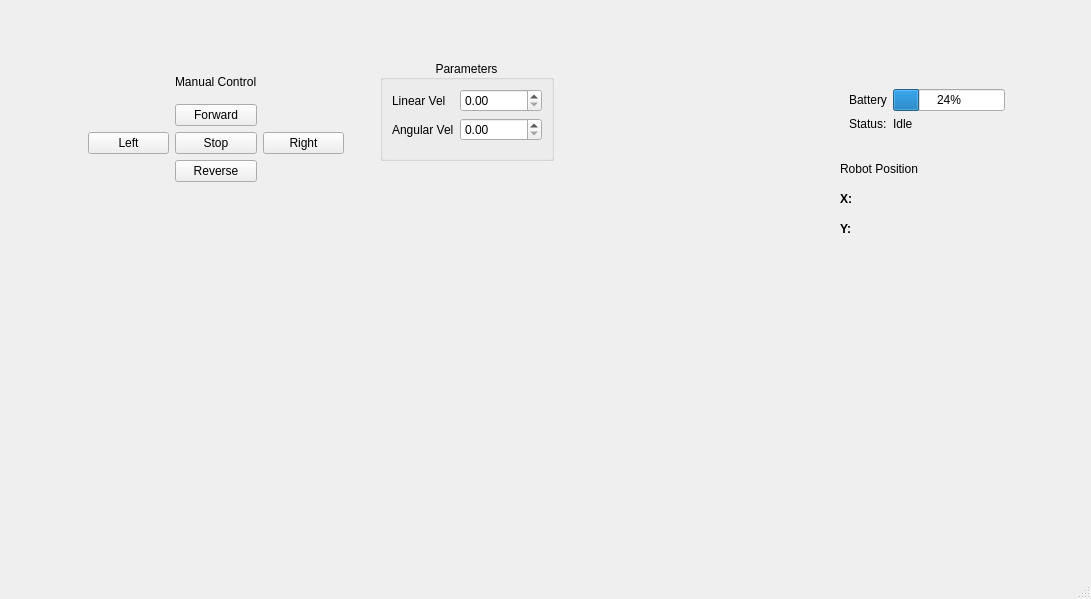
<?xml version="1.0" encoding="UTF-8"?>
<ui version="4.0">
 <class>MainWindow</class>
 <widget class="QMainWindow" name="MainWindow">
  <property name="geometry">
   <rect>
    <x>0</x>
    <y>0</y>
    <width>1091</width>
    <height>599</height>
   </rect>
  </property>
  <property name="windowTitle">
   <string>MainWindow</string>
  </property>
  <widget class="QWidget" name="centralwidget">
   <widget class="QLabel" name="label">
    <property name="geometry">
     <rect>
      <x>840</x>
      <y>190</y>
      <width>14</width>
      <height>17</height>
     </rect>
    </property>
    <property name="font">
     <font>
      <weight>75</weight>
      <bold>true</bold>
     </font>
    </property>
    <property name="text">
     <string>X:</string>
    </property>
   </widget>
   <widget class="QLabel" name="label_3">
    <property name="geometry">
     <rect>
      <x>840</x>
      <y>160</y>
      <width>101</width>
      <height>17</height>
     </rect>
    </property>
    <property name="text">
     <string>Robot Position</string>
    </property>
   </widget>
   <widget class="QLabel" name="label_4">
    <property name="geometry">
     <rect>
      <x>840</x>
      <y>220</y>
      <width>14</width>
      <height>17</height>
     </rect>
    </property>
    <property name="font">
     <font>
      <weight>75</weight>
      <bold>true</bold>
     </font>
    </property>
    <property name="text">
     <string>Y:</string>
    </property>
   </widget>
   <widget class="QFrame" name="frame">
    <property name="geometry">
     <rect>
      <x>840</x>
      <y>80</y>
      <width>174</width>
      <height>68</height>
     </rect>
    </property>
    <property name="frameShape">
     <enum>QFrame::NoFrame</enum>
    </property>
    <property name="frameShadow">
     <enum>QFrame::Plain</enum>
    </property>
    <layout class="QFormLayout" name="formLayout_2">
     <item row="0" column="0">
      <widget class="QLabel" name="label_6">
       <property name="text">
        <string>Battery</string>
       </property>
      </widget>
     </item>
     <item row="0" column="1">
      <widget class="QProgressBar" name="progressBar">
       <property name="value">
        <number>24</number>
       </property>
      </widget>
     </item>
     <item row="1" column="0">
      <widget class="QLabel" name="label_7">
       <property name="text">
        <string>Status:</string>
       </property>
      </widget>
     </item>
     <item row="1" column="1">
      <widget class="QLabel" name="label_8">
       <property name="text">
        <string>Idle</string>
       </property>
      </widget>
     </item>
    </layout>
   </widget>
   <widget class="QFrame" name="frame_3">
    <property name="geometry">
     <rect>
      <x>70</x>
      <y>50</y>
      <width>292</width>
      <height>150</height>
     </rect>
    </property>
    <property name="frameShape">
     <enum>QFrame::NoFrame</enum>
    </property>
    <property name="frameShadow">
     <enum>QFrame::Plain</enum>
    </property>
    <layout class="QVBoxLayout" name="verticalLayout">
     <item alignment="Qt::AlignHCenter|Qt::AlignBottom">
      <widget class="QLabel" name="label_9">
       <property name="text">
        <string>Manual Control</string>
       </property>
      </widget>
     </item>
     <item>
      <widget class="QFrame" name="frame_2">
       <property name="frameShape">
        <enum>QFrame::NoFrame</enum>
       </property>
       <property name="frameShadow">
        <enum>QFrame::Plain</enum>
       </property>
       <layout class="QGridLayout" name="gridLayout">
        <item row="0" column="1">
         <widget class="QPushButton" name="forwardButton">
          <property name="text">
           <string>Forward</string>
          </property>
         </widget>
        </item>
        <item row="1" column="0">
         <widget class="QPushButton" name="leftButton">
          <property name="text">
           <string>Left</string>
          </property>
         </widget>
        </item>
        <item row="1" column="1">
         <widget class="QPushButton" name="stopButton">
          <property name="text">
           <string>Stop</string>
          </property>
         </widget>
        </item>
        <item row="1" column="2">
         <widget class="QPushButton" name="rightButton">
          <property name="text">
           <string>Right</string>
          </property>
         </widget>
        </item>
        <item row="2" column="1">
         <widget class="QPushButton" name="reverseButton">
          <property name="text">
           <string>Reverse</string>
          </property>
         </widget>
        </item>
       </layout>
      </widget>
     </item>
    </layout>
   </widget>
   <widget class="QGroupBox" name="groupBox_2">
    <property name="geometry">
     <rect>
      <x>380</x>
      <y>60</y>
      <width>174</width>
      <height>101</height>
     </rect>
    </property>
    <property name="title">
     <string>Parameters</string>
    </property>
    <property name="alignment">
     <set>Qt::AlignCenter</set>
    </property>
    <property name="flat">
     <bool>false</bool>
    </property>
    <property name="checkable">
     <bool>false</bool>
    </property>
    <layout class="QFormLayout" name="formLayout_6">
     <item row="0" column="0">
      <widget class="QLabel" name="label_2">
       <property name="text">
        <string>Linear Vel</string>
       </property>
      </widget>
     </item>
     <item row="0" column="1">
      <widget class="QDoubleSpinBox" name="doubleSpinBox_2"/>
     </item>
     <item row="1" column="0">
      <widget class="QLabel" name="label_5">
       <property name="text">
        <string>Angular Vel</string>
       </property>
      </widget>
     </item>
     <item row="1" column="1">
      <widget class="QDoubleSpinBox" name="doubleSpinBox"/>
     </item>
    </layout>
   </widget>
  </widget>
  <widget class="QMenuBar" name="menubar">
   <property name="geometry">
    <rect>
     <x>0</x>
     <y>0</y>
     <width>1091</width>
     <height>22</height>
    </rect>
   </property>
  </widget>
  <widget class="QStatusBar" name="statusbar"/>
 </widget>
 <resources/>
 <connections/>
</ui>
